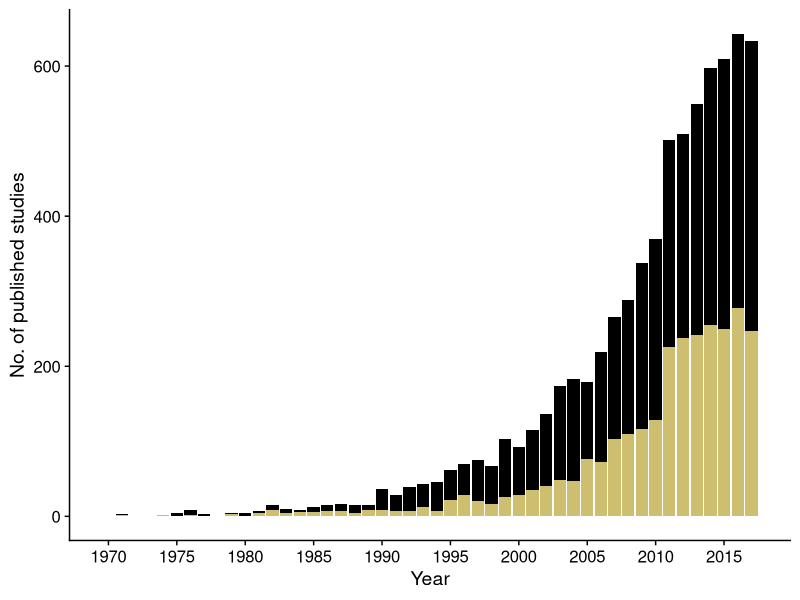

The R script that drew this image: (Note: this script raises an error after producing the figure.)
library(tidyverse)
library(readxl)

dt <- read_excel("input/ch_intro/physiol_count.xlsx", skip = 2)
dt

pcounts_plot <- ggplot(dt) +
  geom_bar(aes(year, total), stat = "identity", fill = "black") +
  geom_bar(aes(year, phys), stat = "identity", fill = "lightgoldenrod3") +
  scale_x_continuous(breaks = scales::pretty_breaks(n = 10)) +
  xlab("Year") +
  ylab("No. of published studies") +
  cowplot::theme_cowplot() +
  geom_blank()
pcounts_plot

cowplot::save_plot(
  "figs/ch_intro/pcount.png", pcounts_plot,
  base_height = 8, base_width = 8
)
